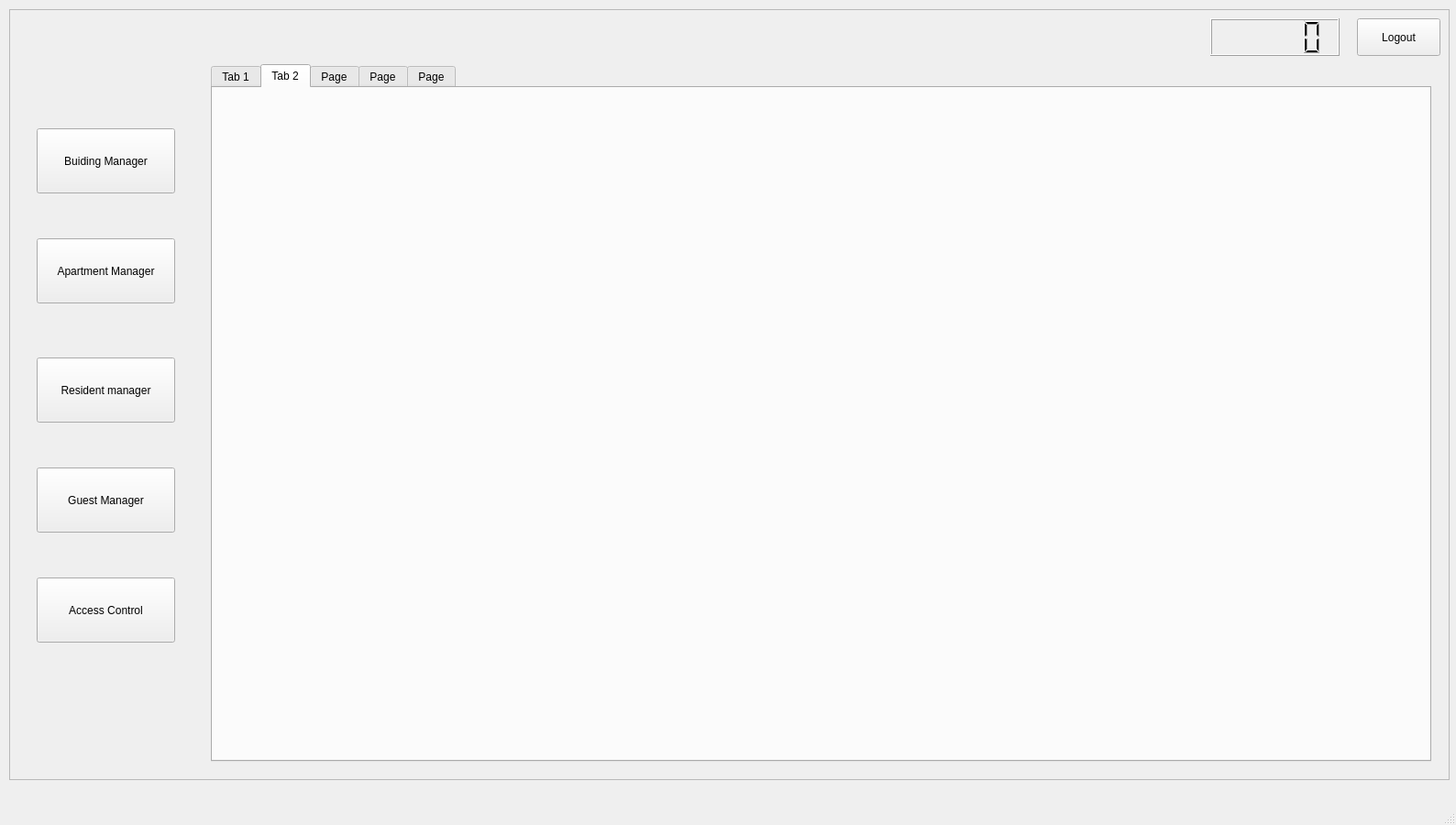
<?xml version="1.0" encoding="UTF-8"?>
<ui version="4.0">
 <class>MainWindow</class>
 <widget class="QMainWindow" name="MainWindow">
  <property name="geometry">
   <rect>
    <x>0</x>
    <y>0</y>
    <width>1588</width>
    <height>900</height>
   </rect>
  </property>
  <property name="windowTitle">
   <string>MainWindow</string>
  </property>
  <widget class="QWidget" name="centralwidget">
   <widget class="QFrame" name="frame_login">
    <property name="enabled">
     <bool>true</bool>
    </property>
    <property name="geometry">
     <rect>
      <x>390</x>
      <y>170</y>
      <width>851</width>
      <height>531</height>
     </rect>
    </property>
    <property name="font">
     <font>
      <pointsize>13</pointsize>
     </font>
    </property>
    <property name="frameShape">
     <enum>QFrame::NoFrame</enum>
    </property>
    <property name="frameShadow">
     <enum>QFrame::Raised</enum>
    </property>
    <widget class="QLabel" name="label_login">
     <property name="geometry">
      <rect>
       <x>270</x>
       <y>70</y>
       <width>311</width>
       <height>71</height>
      </rect>
     </property>
     <property name="font">
      <font>
       <pointsize>40</pointsize>
       <weight>75</weight>
       <bold>true</bold>
      </font>
     </property>
     <property name="text">
      <string>LOGIN</string>
     </property>
     <property name="alignment">
      <set>Qt::AlignCenter</set>
     </property>
    </widget>
    <widget class="QLabel" name="label_error">
     <property name="geometry">
      <rect>
       <x>200</x>
       <y>160</y>
       <width>451</width>
       <height>41</height>
      </rect>
     </property>
     <property name="font">
      <font>
       <pointsize>14</pointsize>
       <weight>75</weight>
       <italic>true</italic>
       <bold>true</bold>
      </font>
     </property>
     <property name="text">
      <string>Error</string>
     </property>
     <property name="alignment">
      <set>Qt::AlignCenter</set>
     </property>
    </widget>
    <widget class="QLabel" name="label_username">
     <property name="geometry">
      <rect>
       <x>170</x>
       <y>230</y>
       <width>101</width>
       <height>17</height>
      </rect>
     </property>
     <property name="font">
      <font>
       <pointsize>14</pointsize>
      </font>
     </property>
     <property name="text">
      <string>Username</string>
     </property>
    </widget>
    <widget class="QLabel" name="label_password">
     <property name="geometry">
      <rect>
       <x>170</x>
       <y>300</y>
       <width>101</width>
       <height>17</height>
      </rect>
     </property>
     <property name="font">
      <font>
       <pointsize>14</pointsize>
      </font>
     </property>
     <property name="text">
      <string>Password</string>
     </property>
    </widget>
    <widget class="QPushButton" name="pushButton_login">
     <property name="geometry">
      <rect>
       <x>360</x>
       <y>390</y>
       <width>131</width>
       <height>41</height>
      </rect>
     </property>
     <property name="font">
      <font>
       <pointsize>13</pointsize>
       <weight>75</weight>
       <bold>true</bold>
      </font>
     </property>
     <property name="text">
      <string>Login</string>
     </property>
    </widget>
    <widget class="QLineEdit" name="lineEdit_username">
     <property name="geometry">
      <rect>
       <x>310</x>
       <y>220</y>
       <width>291</width>
       <height>31</height>
      </rect>
     </property>
     <property name="focusPolicy">
      <enum>Qt::StrongFocus</enum>
     </property>
     <property name="placeholderText">
      <string>Enter your username</string>
     </property>
    </widget>
    <widget class="QLineEdit" name="lineEdit_password">
     <property name="geometry">
      <rect>
       <x>310</x>
       <y>290</y>
       <width>291</width>
       <height>31</height>
      </rect>
     </property>
     <property name="echoMode">
      <enum>QLineEdit::Password</enum>
     </property>
     <property name="placeholderText">
      <string>Enter your password</string>
     </property>
    </widget>
   </widget>
   <widget class="QFrame" name="frame_main">
    <property name="enabled">
     <bool>true</bool>
    </property>
    <property name="geometry">
     <rect>
      <x>10</x>
      <y>10</y>
      <width>1571</width>
      <height>841</height>
     </rect>
    </property>
    <property name="frameShape">
     <enum>QFrame::StyledPanel</enum>
    </property>
    <property name="frameShadow">
     <enum>QFrame::Raised</enum>
    </property>
    <widget class="QPushButton" name="pushButton_buiding_manager">
     <property name="geometry">
      <rect>
       <x>30</x>
       <y>130</y>
       <width>151</width>
       <height>71</height>
      </rect>
     </property>
     <property name="text">
      <string>Buiding Manager</string>
     </property>
    </widget>
    <widget class="QPushButton" name="pushButton_resident_manager">
     <property name="geometry">
      <rect>
       <x>30</x>
       <y>380</y>
       <width>151</width>
       <height>71</height>
      </rect>
     </property>
     <property name="text">
      <string>Resident manager</string>
     </property>
    </widget>
    <widget class="QPushButton" name="pushButton_apartment_manager">
     <property name="geometry">
      <rect>
       <x>30</x>
       <y>250</y>
       <width>151</width>
       <height>71</height>
      </rect>
     </property>
     <property name="text">
      <string>Apartment Manager</string>
     </property>
    </widget>
    <widget class="QPushButton" name="pushButton_gest_manager">
     <property name="geometry">
      <rect>
       <x>30</x>
       <y>500</y>
       <width>151</width>
       <height>71</height>
      </rect>
     </property>
     <property name="text">
      <string>Guest Manager</string>
     </property>
    </widget>
    <widget class="QPushButton" name="pushButton_video_access_control">
     <property name="geometry">
      <rect>
       <x>30</x>
       <y>620</y>
       <width>151</width>
       <height>71</height>
      </rect>
     </property>
     <property name="text">
      <string>Access Control</string>
     </property>
    </widget>
    <widget class="QPushButton" name="pushButton_logout">
     <property name="geometry">
      <rect>
       <x>1470</x>
       <y>10</y>
       <width>91</width>
       <height>41</height>
      </rect>
     </property>
     <property name="text">
      <string>Logout</string>
     </property>
    </widget>
    <widget class="QTabWidget" name="tabWidget_main">
     <property name="geometry">
      <rect>
       <x>220</x>
       <y>60</y>
       <width>1331</width>
       <height>761</height>
      </rect>
     </property>
     <property name="currentIndex">
      <number>1</number>
     </property>
     <widget class="QWidget" name="tab">
      <attribute name="title">
       <string>Tab 1</string>
      </attribute>
      <widget class="QPushButton" name="pushButton_block_manage">
       <property name="geometry">
        <rect>
         <x>40</x>
         <y>60</y>
         <width>111</width>
         <height>51</height>
        </rect>
       </property>
       <property name="text">
        <string>Block Manage</string>
       </property>
      </widget>
      <widget class="QPushButton" name="pushButton_floor_manage">
       <property name="geometry">
        <rect>
         <x>40</x>
         <y>150</y>
         <width>111</width>
         <height>51</height>
        </rect>
       </property>
       <property name="text">
        <string>Floor Manage</string>
       </property>
      </widget>
      <widget class="QPushButton" name="pushButton_door_manage">
       <property name="geometry">
        <rect>
         <x>40</x>
         <y>240</y>
         <width>111</width>
         <height>51</height>
        </rect>
       </property>
       <property name="text">
        <string>Door Manage</string>
       </property>
      </widget>
      <widget class="QTabWidget" name="tabWidget_block_manage">
       <property name="geometry">
        <rect>
         <x>160</x>
         <y>10</y>
         <width>1131</width>
         <height>701</height>
        </rect>
       </property>
       <property name="currentIndex">
        <number>0</number>
       </property>
       <widget class="QWidget" name="tab_6">
        <attribute name="title">
         <string>Tab 1</string>
        </attribute>
        <widget class="QGroupBox" name="groupBox_block_edit">
         <property name="geometry">
          <rect>
           <x>710</x>
           <y>60</y>
           <width>401</width>
           <height>491</height>
          </rect>
         </property>
         <property name="title">
          <string/>
         </property>
         <widget class="QLabel" name="label_2">
          <property name="geometry">
           <rect>
            <x>20</x>
            <y>40</y>
            <width>81</width>
            <height>31</height>
           </rect>
          </property>
          <property name="text">
           <string>ID</string>
          </property>
         </widget>
         <widget class="QLineEdit" name="lineEdit_id_block">
          <property name="geometry">
           <rect>
            <x>170</x>
            <y>40</y>
            <width>111</width>
            <height>31</height>
           </rect>
          </property>
         </widget>
         <widget class="QLabel" name="label_3">
          <property name="geometry">
           <rect>
            <x>20</x>
            <y>100</y>
            <width>81</width>
            <height>31</height>
           </rect>
          </property>
          <property name="text">
           <string>Name</string>
          </property>
         </widget>
         <widget class="QLabel" name="label_4">
          <property name="geometry">
           <rect>
            <x>20</x>
            <y>160</y>
            <width>131</width>
            <height>31</height>
           </rect>
          </property>
          <property name="text">
           <string>Number of Floor</string>
          </property>
         </widget>
         <widget class="QLabel" name="label_5">
          <property name="geometry">
           <rect>
            <x>20</x>
            <y>220</y>
            <width>131</width>
            <height>31</height>
           </rect>
          </property>
          <property name="text">
           <string>Location</string>
          </property>
         </widget>
         <widget class="QLabel" name="label_6">
          <property name="geometry">
           <rect>
            <x>20</x>
            <y>280</y>
            <width>131</width>
            <height>31</height>
           </rect>
          </property>
          <property name="text">
           <string>Acreage</string>
          </property>
         </widget>
         <widget class="QLineEdit" name="lineEdit_name_block">
          <property name="geometry">
           <rect>
            <x>170</x>
            <y>100</y>
            <width>221</width>
            <height>31</height>
           </rect>
          </property>
         </widget>
         <widget class="QLineEdit" name="lineEdit_location_block">
          <property name="geometry">
           <rect>
            <x>170</x>
            <y>220</y>
            <width>221</width>
            <height>31</height>
           </rect>
          </property>
         </widget>
         <widget class="QSpinBox" name="spinBox_numOfFloor_block">
          <property name="geometry">
           <rect>
            <x>170</x>
            <y>160</y>
            <width>61</width>
            <height>31</height>
           </rect>
          </property>
         </widget>
         <widget class="QDoubleSpinBox" name="doubleSpinBox_acreage_block">
          <property name="geometry">
           <rect>
            <x>170</x>
            <y>280</y>
            <width>111</width>
            <height>31</height>
           </rect>
          </property>
         </widget>
         <widget class="QLabel" name="label_7">
          <property name="geometry">
           <rect>
            <x>290</x>
            <y>280</y>
            <width>81</width>
            <height>31</height>
           </rect>
          </property>
          <property name="text">
           <string>m2</string>
          </property>
         </widget>
         <widget class="QPushButton" name="pushButton_add_block">
          <property name="geometry">
           <rect>
            <x>10</x>
            <y>440</y>
            <width>111</width>
            <height>41</height>
           </rect>
          </property>
          <property name="text">
           <string>Add</string>
          </property>
         </widget>
         <widget class="QPushButton" name="pushButton_edit_block">
          <property name="geometry">
           <rect>
            <x>150</x>
            <y>440</y>
            <width>111</width>
            <height>41</height>
           </rect>
          </property>
          <property name="text">
           <string>Edit</string>
          </property>
         </widget>
         <widget class="QPushButton" name="pushButton_delete_block">
          <property name="geometry">
           <rect>
            <x>290</x>
            <y>440</y>
            <width>101</width>
            <height>41</height>
           </rect>
          </property>
          <property name="text">
           <string>Delete</string>
          </property>
         </widget>
        </widget>
        <widget class="QGroupBox" name="groupBox_table_block">
         <property name="geometry">
          <rect>
           <x>30</x>
           <y>60</y>
           <width>621</width>
           <height>491</height>
          </rect>
         </property>
         <property name="title">
          <string/>
         </property>
         <widget class="QComboBox" name="comboBox_search_block">
          <property name="geometry">
           <rect>
            <x>20</x>
            <y>30</y>
            <width>161</width>
            <height>31</height>
           </rect>
          </property>
         </widget>
         <widget class="QLineEdit" name="lineEdit_search_block">
          <property name="geometry">
           <rect>
            <x>320</x>
            <y>30</y>
            <width>281</width>
            <height>31</height>
           </rect>
          </property>
          <property name="placeholderText">
           <string>Enter the value of block to seach</string>
          </property>
         </widget>
         <widget class="QTableView" name="tableView_block">
          <property name="geometry">
           <rect>
            <x>20</x>
            <y>80</y>
            <width>581</width>
            <height>401</height>
           </rect>
          </property>
         </widget>
        </widget>
       </widget>
       <widget class="QWidget" name="tab_7">
        <attribute name="title">
         <string>Tab 2</string>
        </attribute>
        <widget class="QGroupBox" name="groupBox_floor_edit">
         <property name="geometry">
          <rect>
           <x>710</x>
           <y>60</y>
           <width>401</width>
           <height>491</height>
          </rect>
         </property>
         <property name="title">
          <string/>
         </property>
         <widget class="QLabel" name="label_8">
          <property name="geometry">
           <rect>
            <x>20</x>
            <y>40</y>
            <width>81</width>
            <height>31</height>
           </rect>
          </property>
          <property name="text">
           <string>ID</string>
          </property>
         </widget>
         <widget class="QLineEdit" name="lineEdit_id_floor">
          <property name="geometry">
           <rect>
            <x>170</x>
            <y>40</y>
            <width>111</width>
            <height>31</height>
           </rect>
          </property>
         </widget>
         <widget class="QLabel" name="label_9">
          <property name="geometry">
           <rect>
            <x>20</x>
            <y>100</y>
            <width>81</width>
            <height>31</height>
           </rect>
          </property>
          <property name="text">
           <string>Name</string>
          </property>
         </widget>
         <widget class="QLabel" name="label_10">
          <property name="geometry">
           <rect>
            <x>20</x>
            <y>160</y>
            <width>131</width>
            <height>31</height>
           </rect>
          </property>
          <property name="text">
           <string>Building</string>
          </property>
         </widget>
         <widget class="QLabel" name="label_11">
          <property name="geometry">
           <rect>
            <x>20</x>
            <y>220</y>
            <width>131</width>
            <height>31</height>
           </rect>
          </property>
          <property name="text">
           <string>Type Of Floor</string>
          </property>
         </widget>
         <widget class="QLabel" name="label_12">
          <property name="geometry">
           <rect>
            <x>20</x>
            <y>280</y>
            <width>141</width>
            <height>31</height>
           </rect>
          </property>
          <property name="text">
           <string>Num Of Apartment</string>
          </property>
         </widget>
         <widget class="QLineEdit" name="lineEdit_name_block_2">
          <property name="geometry">
           <rect>
            <x>170</x>
            <y>100</y>
            <width>211</width>
            <height>31</height>
           </rect>
          </property>
         </widget>
         <widget class="QPushButton" name="pushButton_add_floor">
          <property name="geometry">
           <rect>
            <x>10</x>
            <y>440</y>
            <width>111</width>
            <height>41</height>
           </rect>
          </property>
          <property name="text">
           <string>Add</string>
          </property>
         </widget>
         <widget class="QPushButton" name="pushButton_edit_floor">
          <property name="geometry">
           <rect>
            <x>150</x>
            <y>440</y>
            <width>111</width>
            <height>41</height>
           </rect>
          </property>
          <property name="text">
           <string>Edit</string>
          </property>
         </widget>
         <widget class="QPushButton" name="pushButton_delete_floor">
          <property name="geometry">
           <rect>
            <x>290</x>
            <y>440</y>
            <width>101</width>
            <height>41</height>
           </rect>
          </property>
          <property name="text">
           <string>Delete</string>
          </property>
         </widget>
         <widget class="QComboBox" name="comboBox_floor_building">
          <property name="geometry">
           <rect>
            <x>170</x>
            <y>160</y>
            <width>181</width>
            <height>31</height>
           </rect>
          </property>
         </widget>
         <widget class="QComboBox" name="comboBox_typeOfFloor">
          <property name="geometry">
           <rect>
            <x>170</x>
            <y>220</y>
            <width>181</width>
            <height>31</height>
           </rect>
          </property>
         </widget>
         <widget class="QSpinBox" name="spinBox_numOfApartment">
          <property name="geometry">
           <rect>
            <x>170</x>
            <y>280</y>
            <width>81</width>
            <height>31</height>
           </rect>
          </property>
         </widget>
        </widget>
        <widget class="QGroupBox" name="groupBox_table_floor">
         <property name="geometry">
          <rect>
           <x>30</x>
           <y>60</y>
           <width>621</width>
           <height>491</height>
          </rect>
         </property>
         <property name="title">
          <string/>
         </property>
         <widget class="QComboBox" name="comboBox_search_floor">
          <property name="geometry">
           <rect>
            <x>20</x>
            <y>30</y>
            <width>161</width>
            <height>31</height>
           </rect>
          </property>
         </widget>
         <widget class="QLineEdit" name="lineEdit_search_floor">
          <property name="geometry">
           <rect>
            <x>320</x>
            <y>30</y>
            <width>281</width>
            <height>31</height>
           </rect>
          </property>
          <property name="placeholderText">
           <string>Enter the value of floor to seach</string>
          </property>
         </widget>
         <widget class="QTableView" name="tableView_floor">
          <property name="geometry">
           <rect>
            <x>20</x>
            <y>80</y>
            <width>581</width>
            <height>401</height>
           </rect>
          </property>
         </widget>
        </widget>
       </widget>
       <widget class="QWidget" name="tab_8">
        <attribute name="title">
         <string>Page</string>
        </attribute>
        <widget class="QGroupBox" name="groupBox_table_floor_2">
         <property name="geometry">
          <rect>
           <x>30</x>
           <y>60</y>
           <width>621</width>
           <height>491</height>
          </rect>
         </property>
         <property name="title">
          <string/>
         </property>
         <widget class="QComboBox" name="comboBox_search_door">
          <property name="geometry">
           <rect>
            <x>20</x>
            <y>30</y>
            <width>161</width>
            <height>31</height>
           </rect>
          </property>
         </widget>
         <widget class="QLineEdit" name="lineEdit_search_door">
          <property name="geometry">
           <rect>
            <x>320</x>
            <y>30</y>
            <width>281</width>
            <height>31</height>
           </rect>
          </property>
          <property name="placeholderText">
           <string>Enter the value of floor to seach</string>
          </property>
         </widget>
         <widget class="QTableView" name="tableView_door">
          <property name="geometry">
           <rect>
            <x>20</x>
            <y>80</y>
            <width>581</width>
            <height>401</height>
           </rect>
          </property>
         </widget>
        </widget>
        <widget class="QGroupBox" name="groupBox_floor_edit_2">
         <property name="geometry">
          <rect>
           <x>710</x>
           <y>60</y>
           <width>401</width>
           <height>491</height>
          </rect>
         </property>
         <property name="title">
          <string/>
         </property>
         <widget class="QLabel" name="label_13">
          <property name="geometry">
           <rect>
            <x>20</x>
            <y>40</y>
            <width>81</width>
            <height>31</height>
           </rect>
          </property>
          <property name="text">
           <string>ID</string>
          </property>
         </widget>
         <widget class="QLineEdit" name="lineEdit_id_door">
          <property name="geometry">
           <rect>
            <x>170</x>
            <y>40</y>
            <width>111</width>
            <height>31</height>
           </rect>
          </property>
         </widget>
         <widget class="QLabel" name="label_14">
          <property name="geometry">
           <rect>
            <x>20</x>
            <y>100</y>
            <width>81</width>
            <height>31</height>
           </rect>
          </property>
          <property name="text">
           <string>Name</string>
          </property>
         </widget>
         <widget class="QLabel" name="label_15">
          <property name="geometry">
           <rect>
            <x>20</x>
            <y>160</y>
            <width>131</width>
            <height>31</height>
           </rect>
          </property>
          <property name="text">
           <string>Floor</string>
          </property>
         </widget>
         <widget class="QLabel" name="label_16">
          <property name="geometry">
           <rect>
            <x>20</x>
            <y>220</y>
            <width>131</width>
            <height>31</height>
           </rect>
          </property>
          <property name="text">
           <string>Permission</string>
          </property>
         </widget>
         <widget class="QLineEdit" name="lineEdit_name_door">
          <property name="geometry">
           <rect>
            <x>170</x>
            <y>100</y>
            <width>211</width>
            <height>31</height>
           </rect>
          </property>
         </widget>
         <widget class="QPushButton" name="pushButton_add_floor_2">
          <property name="geometry">
           <rect>
            <x>10</x>
            <y>440</y>
            <width>111</width>
            <height>41</height>
           </rect>
          </property>
          <property name="text">
           <string>Add</string>
          </property>
         </widget>
         <widget class="QPushButton" name="pushButton_edit_floor_2">
          <property name="geometry">
           <rect>
            <x>150</x>
            <y>440</y>
            <width>111</width>
            <height>41</height>
           </rect>
          </property>
          <property name="text">
           <string>Edit</string>
          </property>
         </widget>
         <widget class="QPushButton" name="pushButton_delete_floor_2">
          <property name="geometry">
           <rect>
            <x>290</x>
            <y>440</y>
            <width>101</width>
            <height>41</height>
           </rect>
          </property>
          <property name="text">
           <string>Delete</string>
          </property>
         </widget>
         <widget class="QComboBox" name="comboBox_door_permission">
          <property name="geometry">
           <rect>
            <x>170</x>
            <y>220</y>
            <width>181</width>
            <height>31</height>
           </rect>
          </property>
         </widget>
         <widget class="QSpinBox" name="spinBox_floor_floorNumber">
          <property name="geometry">
           <rect>
            <x>170</x>
            <y>160</y>
            <width>81</width>
            <height>31</height>
           </rect>
          </property>
         </widget>
        </widget>
       </widget>
       <widget class="QWidget" name="tab_9">
        <attribute name="title">
         <string>Page</string>
        </attribute>
        <widget class="QGroupBox" name="groupBox_permission_edit">
         <property name="geometry">
          <rect>
           <x>20</x>
           <y>10</y>
           <width>1091</width>
           <height>351</height>
          </rect>
         </property>
         <property name="title">
          <string>Permission</string>
         </property>
         <widget class="QTableView" name="tableView_permission">
          <property name="geometry">
           <rect>
            <x>20</x>
            <y>90</y>
            <width>501</width>
            <height>251</height>
           </rect>
          </property>
         </widget>
         <widget class="QComboBox" name="comboBox_permission_search">
          <property name="geometry">
           <rect>
            <x>20</x>
            <y>40</y>
            <width>151</width>
            <height>31</height>
           </rect>
          </property>
         </widget>
         <widget class="QLineEdit" name="lineEdit_search_permission">
          <property name="geometry">
           <rect>
            <x>200</x>
            <y>40</y>
            <width>321</width>
            <height>31</height>
           </rect>
          </property>
         </widget>
         <widget class="QLineEdit" name="lineEdit_permission_id">
          <property name="geometry">
           <rect>
            <x>820</x>
            <y>60</y>
            <width>113</width>
            <height>31</height>
           </rect>
          </property>
         </widget>
         <widget class="QLineEdit" name="lineEdit_permission_name">
          <property name="geometry">
           <rect>
            <x>820</x>
            <y>110</y>
            <width>241</width>
            <height>31</height>
           </rect>
          </property>
         </widget>
         <widget class="QLabel" name="label">
          <property name="geometry">
           <rect>
            <x>640</x>
            <y>70</y>
            <width>67</width>
            <height>17</height>
           </rect>
          </property>
          <property name="text">
           <string>Id</string>
          </property>
         </widget>
         <widget class="QLabel" name="label_17">
          <property name="geometry">
           <rect>
            <x>640</x>
            <y>110</y>
            <width>67</width>
            <height>17</height>
           </rect>
          </property>
          <property name="text">
           <string>Name</string>
          </property>
         </widget>
         <widget class="QLabel" name="label_18">
          <property name="geometry">
           <rect>
            <x>640</x>
            <y>170</y>
            <width>101</width>
            <height>21</height>
           </rect>
          </property>
          <property name="text">
           <string>Description</string>
          </property>
         </widget>
         <widget class="QTextEdit" name="textEdit_permission_description">
          <property name="geometry">
           <rect>
            <x>820</x>
            <y>160</y>
            <width>241</width>
            <height>91</height>
           </rect>
          </property>
         </widget>
         <widget class="QPushButton" name="pushButton_permission_add">
          <property name="geometry">
           <rect>
            <x>640</x>
            <y>310</y>
            <width>89</width>
            <height>25</height>
           </rect>
          </property>
          <property name="text">
           <string>Add</string>
          </property>
         </widget>
         <widget class="QPushButton" name="pushButton_permission_edit">
          <property name="geometry">
           <rect>
            <x>810</x>
            <y>310</y>
            <width>89</width>
            <height>25</height>
           </rect>
          </property>
          <property name="text">
           <string>Edit</string>
          </property>
         </widget>
         <widget class="QPushButton" name="pushButton_permission_delete">
          <property name="geometry">
           <rect>
            <x>970</x>
            <y>310</y>
            <width>89</width>
            <height>25</height>
           </rect>
          </property>
          <property name="text">
           <string>Delete</string>
          </property>
         </widget>
        </widget>
        <widget class="QGroupBox" name="groupBox_typeOfFloor_edit">
         <property name="geometry">
          <rect>
           <x>20</x>
           <y>380</y>
           <width>1091</width>
           <height>291</height>
          </rect>
         </property>
         <property name="title">
          <string>Type Of Floor</string>
         </property>
         <widget class="QTableView" name="tableView_typeOFloor">
          <property name="geometry">
           <rect>
            <x>20</x>
            <y>90</y>
            <width>501</width>
            <height>191</height>
           </rect>
          </property>
         </widget>
         <widget class="QComboBox" name="comboBox_typeOFloor_search">
          <property name="geometry">
           <rect>
            <x>20</x>
            <y>40</y>
            <width>151</width>
            <height>31</height>
           </rect>
          </property>
         </widget>
         <widget class="QLineEdit" name="lineEdit_typeOFloor_search">
          <property name="geometry">
           <rect>
            <x>200</x>
            <y>40</y>
            <width>321</width>
            <height>31</height>
           </rect>
          </property>
         </widget>
         <widget class="QLineEdit" name="lineEdit_typeOFloor_id">
          <property name="geometry">
           <rect>
            <x>820</x>
            <y>60</y>
            <width>113</width>
            <height>31</height>
           </rect>
          </property>
         </widget>
         <widget class="QLineEdit" name="lineEdit_typeOFloor_name">
          <property name="geometry">
           <rect>
            <x>820</x>
            <y>110</y>
            <width>241</width>
            <height>31</height>
           </rect>
          </property>
         </widget>
         <widget class="QLabel" name="label_19">
          <property name="geometry">
           <rect>
            <x>640</x>
            <y>70</y>
            <width>67</width>
            <height>17</height>
           </rect>
          </property>
          <property name="text">
           <string>Id</string>
          </property>
         </widget>
         <widget class="QLabel" name="label_20">
          <property name="geometry">
           <rect>
            <x>640</x>
            <y>110</y>
            <width>67</width>
            <height>17</height>
           </rect>
          </property>
          <property name="text">
           <string>Name</string>
          </property>
         </widget>
         <widget class="QLabel" name="label_21">
          <property name="geometry">
           <rect>
            <x>640</x>
            <y>170</y>
            <width>101</width>
            <height>21</height>
           </rect>
          </property>
          <property name="text">
           <string>Description</string>
          </property>
         </widget>
         <widget class="QTextEdit" name="textEdit_typeOFloor_description">
          <property name="geometry">
           <rect>
            <x>820</x>
            <y>160</y>
            <width>241</width>
            <height>71</height>
           </rect>
          </property>
         </widget>
         <widget class="QPushButton" name="pushButton_typeOFloor_add">
          <property name="geometry">
           <rect>
            <x>640</x>
            <y>250</y>
            <width>89</width>
            <height>25</height>
           </rect>
          </property>
          <property name="text">
           <string>Add</string>
          </property>
         </widget>
         <widget class="QPushButton" name="pushButton_typeOFloor_edit">
          <property name="geometry">
           <rect>
            <x>810</x>
            <y>250</y>
            <width>89</width>
            <height>25</height>
           </rect>
          </property>
          <property name="text">
           <string>Edit</string>
          </property>
         </widget>
         <widget class="QPushButton" name="pushButton_typeOFloor_delete">
          <property name="geometry">
           <rect>
            <x>970</x>
            <y>250</y>
            <width>89</width>
            <height>25</height>
           </rect>
          </property>
          <property name="text">
           <string>Delete</string>
          </property>
         </widget>
        </widget>
       </widget>
      </widget>
      <widget class="QPushButton" name="pushButton_door_manage_2">
       <property name="geometry">
        <rect>
         <x>40</x>
         <y>320</y>
         <width>111</width>
         <height>51</height>
        </rect>
       </property>
       <property name="text">
        <string> Setting</string>
       </property>
      </widget>
     </widget>
     <widget class="QWidget" name="tab_2">
      <attribute name="title">
       <string>Tab 2</string>
      </attribute>
     </widget>
     <widget class="QWidget" name="tab_3">
      <attribute name="title">
       <string>Page</string>
      </attribute>
     </widget>
     <widget class="QWidget" name="tab_4">
      <attribute name="title">
       <string>Page</string>
      </attribute>
     </widget>
     <widget class="QWidget" name="tab_5">
      <attribute name="title">
       <string>Page</string>
      </attribute>
     </widget>
    </widget>
    <widget class="QLCDNumber" name="lcdNumber_time">
     <property name="geometry">
      <rect>
       <x>1310</x>
       <y>10</y>
       <width>141</width>
       <height>41</height>
      </rect>
     </property>
    </widget>
   </widget>
  </widget>
  <widget class="QMenuBar" name="menubar">
   <property name="geometry">
    <rect>
     <x>0</x>
     <y>0</y>
     <width>1588</width>
     <height>22</height>
    </rect>
   </property>
  </widget>
  <widget class="QStatusBar" name="statusbar"/>
 </widget>
 <resources/>
 <connections/>
</ui>
